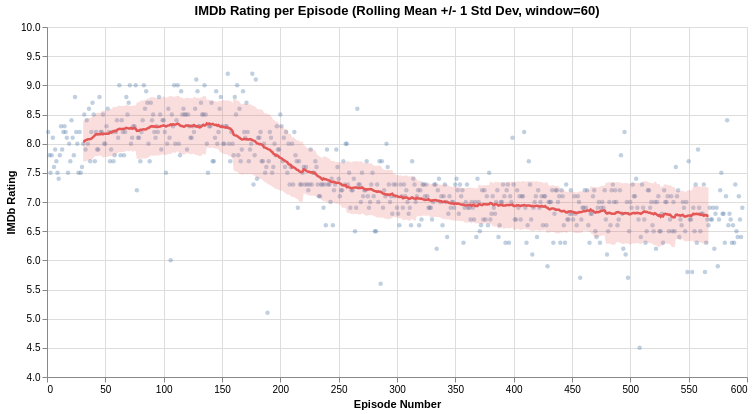

Notebook cell for this chart:
### Markdown cell above
### Q1: Design Iterations

### Code cell
# Scatter per episode + rolling mean with confidence band
window = 60

df_sorted = df.sort_values("number_in_series").copy()
df_sorted["rolling_mean_r"] = (
    df_sorted["imdb_rating"].rolling(window, center=True).mean()
)
df_sorted["rolling_std_r"] = df_sorted["imdb_rating"].rolling(window, center=True).std()
df_sorted["rolling_upper_r"] = df_sorted["rolling_mean_r"] + df_sorted["rolling_std_r"]
df_sorted["rolling_lower_r"] = df_sorted["rolling_mean_r"] - df_sorted["rolling_std_r"]

q1_roll_dots = (
    alt.Chart(df_sorted)
    .mark_circle(size=20, opacity=0.35)
    .encode(
        x=alt.X("number_in_series:Q", title="Episode Number"),
        y=alt.Y(
            "imdb_rating:Q",
            title="IMDb Rating",
            scale=alt.Scale(domain=[4, 10]),
        ),
        color=alt.value("#4c78a8"),
        tooltip=["title:N", "season:O", "number_in_season:O", "imdb_rating:Q"],
    )
)

q1_roll_band = (
    alt.Chart(df_sorted)
    .mark_area(opacity=0.2, color="#e45756")
    .encode(
        x=alt.X("number_in_series:Q"),
        y=alt.Y("rolling_lower_r:Q"),
        y2=alt.Y2("rolling_upper_r:Q"),
    )
)

q1_roll_line = (
    alt.Chart(df_sorted)
    .mark_line(color="#e45756", strokeWidth=2.5)
    .encode(
        x=alt.X("number_in_series:Q"),
        y=alt.Y("rolling_mean_r:Q"),
    )
)

(q1_roll_dots + q1_roll_band + q1_roll_line).properties(
    width=700,
    height=350,
    title=f"IMDb Rating per Episode (Rolling Mean +/- 1 Std Dev, window={window})",
)

### Figure 1 — Vega-Lite specification as saved in the notebook (floating-point values rounded to 4 significant figures; data arrays with more than 128 entries replaced by an {"elided": "..."} marker saying what was removed)
{"config": {"view": {"continuousWidth": 300, "continuousHeight": 300}}, "layer": [{"mark": {"type": "circle", "opacity": 0.35, "size": 20}, "encoding": {"color": {"value": "#4c78a8"}, "tooltip": [{"field": "title", "type": "nominal"}, {"field": "season", "type": "ordinal"}, {"field": "number_in_season", "type": "ordinal"}, {"field": "imdb_rating", "type": "quantitative"}], "x": {"field": "number_in_series", "title": "Episode Number", "type": "quantitative"}, "y": {"field": "imdb_rating", "scale": {"domain": [4, 10]}, "title": "IMDb Rating", "type": "quantitative"}}}, {"mark": {"type": "area", "color": "#e45756", "opacity": 0.2}, "encoding": {"x": {"field": "number_in_series", "type": "quantitative"}, "y": {"field": "rolling_lower_r", "type": "quantitative"}, "y2": {"field": "rolling_upper_r"}}}, {"mark": {"type": "line", "color": "#e45756", "strokeWidth": 2.5}, "encoding": {"x": {"field": "number_in_series", "type": "quantitative"}, "y": {"field": "rolling_mean_r", "type": "quantitative"}}}], "data": {"name": "data-f6a18a07f7e0d85af056cc372d42debd"}, "height": 350, "title": "IMDb Rating per Episode (Rolling Mean +/- 1 Std Dev, window=60)", "width": 700, "$schema": "https://vega.github.io/schema/vega-lite/v6.1.0.json", "datasets": {"data-f6a18a07f7e0d85af056cc372d42debd": {"elided": "596 records"}}}
